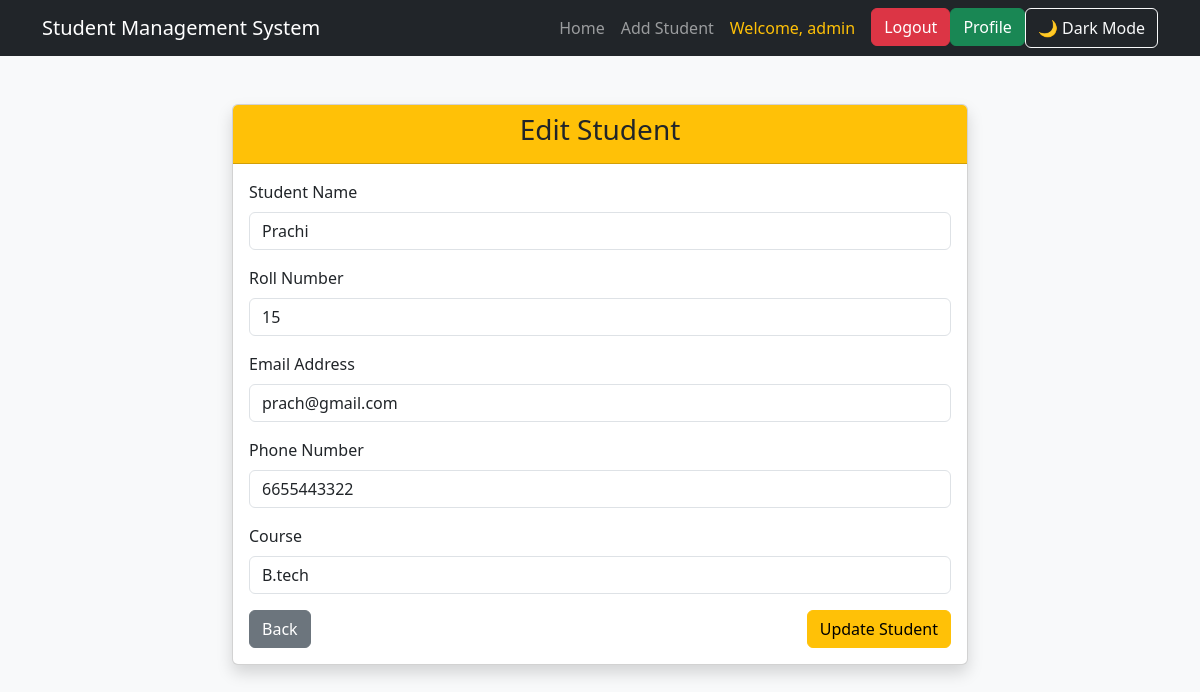
Screenshot of /edit/4/ (signed in) with the database file from the repository.
### students/models.py (models this page shows)
class Student(models.Model):
    name = models.CharField(max_length=100)
    roll_no = models.IntegerField(unique=True)
    email = models.EmailField(unique=True)
    phone = models.CharField(max_length=15)
    course = models.CharField(max_length=100)

### students/views.py (the view, shortened to what this page needs)
# urls.py: path('edit/<int:id>/', views.edit_student, name='edit_student'),
@login_required
def edit_student(request, id):
    student = get_object_or_404(Student, id=id)
    return render(request,"students/edit_student.html",{"student": student},)

### students/templates/students/edit_student.html (shortened to what this page needs)
{% extends 'base.html' %}
{% block content %}
<div class="row justify-content-center">
    <div class="col-md-8">
        <div class="card shadow">
            <div class="card-header bg-warning text-dark">
                <h3 class="text-center">Edit Student</h3>
            </div>
            <div class="card-body">
                <form method="POST">
                    <div class="mb-3">
                        <label class="form-label">Student Name</label>
                        <input type="text" name="name" class="form-control" value="{{ student.name }}" required>
                    </div>
                    <div class="mb-3">
                        <label class="form-label">Roll Number</label>
                        <input type="number"  name="roll_no" class="form-control" value="{{ student.roll_no }}" required>
                    </div>
                    <div class="mb-3">
                        <label class="form-label">Email Address</label>
                        <input type="email" name="email" class="form-control" value="{{ student.email }}" required>
                    </div>
                    <div class="mb-3">
                        <label class="form-label">Phone Number</label>
                        <input type="text" name="phone" class="form-control" value="{{ student.phone }}" required>
                    </div>
                    <div class="mb-3">
                        <label class="form-label">Course</label>
                        <input type="text" name="course" class="form-control" value="{{ student.course }}" required>
                    </div>
                    <div class="d-flex justify-content-between"> <a href="{% url 'student_list' %}"class="btn btn-secondary"> Back</a>
                        <button type="submit"class="btn btn-warning"> Update Student </button>
                    </div>
                </form>
            </div>
        </div>
    </div>
</div>
{% endblock %}

### students/templates/base.html (shortened to what this page needs)
{% load static %}
<!DOCTYPE html>
<html lang="en">
<head>
    <link href="https://cdn.jsdelivr.net/npm/bootstrap@5.3.3/dist/css/bootstrap.min.css" rel="stylesheet">
</head>
<body>
<nav class="navbar navbar-expand-lg navbar-dark bg-dark">
    <div class="container">
        <a class="navbar-brand" href="{% url 'student_list' %}">
            Student Management System
        </a>
        <div class="collapse navbar-collapse" id="navbarNav">
            <ul class="navbar-nav ms-auto">
                {% if user.is_authenticated %}
                <li class="nav-item">
                    <a class="nav-link" href="{% url 'student_list' %}">Home </a>
                </li>
                <li class="nav-item">
                    <a class="nav-link" href="{% url 'add_student' %}">Add Student</a>
                </li>
                <li class="nav-item">
                    <a class="nav-link text-warning">Welcome, {{ user.username }}</a>
                </li>
                <li class="nav-item">
                    <a class="btn btn-danger ms-2" href="{% url 'logout' %}">Logout</a>
                </li>
                <li class="nav-item">
                    <a class="btn btn-success" href="{% url 'profile' %}">Profile</a>
                </li>
                {% else %}
                <li class="nav-item">
                    <a class="btn btn-success"href="{% url 'login' %}">Login</a>
                </li>
                    <a href="{% url 'register' %}" class="btn btn-primary me-2"> Register</a>
                {% endif %}
                <button class="btn btn-outline-light" onclick="toggleTheme()">
                    🌙 Dark Mode
                </button>
            </ul>
        </div>
    </div>
</nav>
<div class="container mt-5">
    {% block content %}
    {% endblock %}
</div>
</body>
</html>

### students/templates/base.html (style rules this page uses)
body { background:#f8f9fa; color:#000; transition:0.3s; }

### rows the page displays
Student: name "Prachi", roll_no "15", email "prach@gmail.com", phone "6655443322", course "B.tech"

### other values shown
{{ user.username }} "admin"
